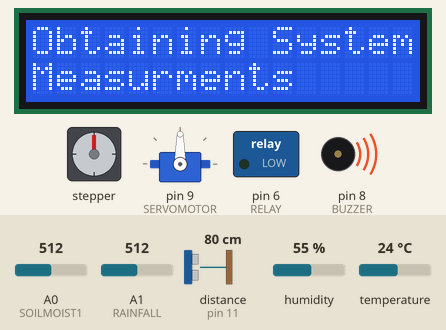
The sketch below on a simulated Arduino Uno, built with avr-gcc and run on an emulated ATmega328P. Parts: stepper motor, servo, 16×2 character LCD, switched loads named in the sketch (green lamp = pin HIGH), buzzer (waves = sounding, pin HIGH). Wiring (inferred from the names in the program): ultrasonic range finder: trigger pin 10; echo pin 11; stepper motor (200 steps per turn assumed): coils pin 2, pin 3, pin 4, pin 5. The inputs (shaded band) are chosen by the test bench; at power-on: distance to the obstacle (sensor on pin 11) 80 cm, temperature 24 °C, A1 (RAINFALL) = 512, A0 (SOILMOIST1) = 512, humidity 55 %. The echo pulse lasts 58.3 µs per cm; pins used as bus, display or sensor lines are not drawn; what the sketch prints to the serial monitor is not drawn.

Above: at 3.2 s.
3.3 s: distance to the obstacle (sensor on pin 11) set to 19 cm
At 7.5 s:
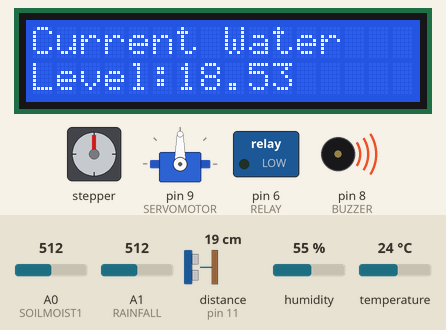
14.5 s: distance to the obstacle (sensor on pin 11) set to 15 cm
At 18.3 s:
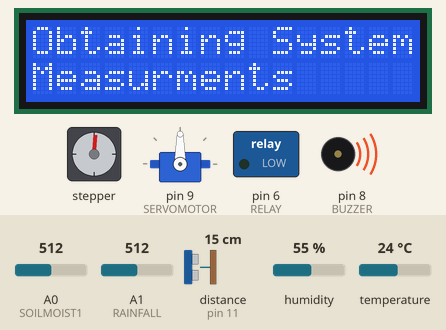
19.4 s: temperature set to 12 °C
At 26.0 s:
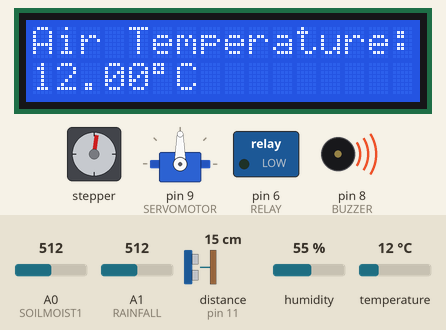
28.3 s: A1 (RAINFALL) set to 529
At 29.6 s:
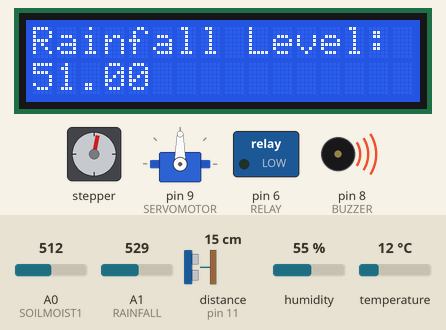
33.3 s: distance to the obstacle (sensor on pin 11) set to 2 cm
At 46.8 s:
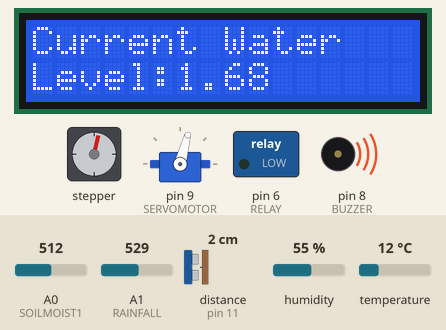
47.3 s: A0 (SOILMOIST1) set to 716
At 51.4 s:
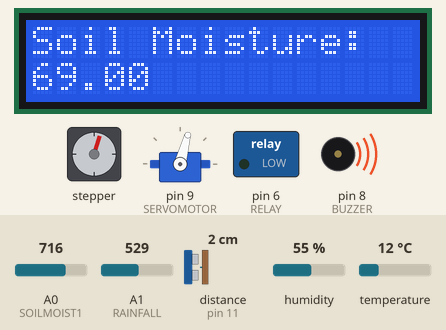
Timing chart, 0 to 54.9 s (numbered marks = the images above; inputs shaded):
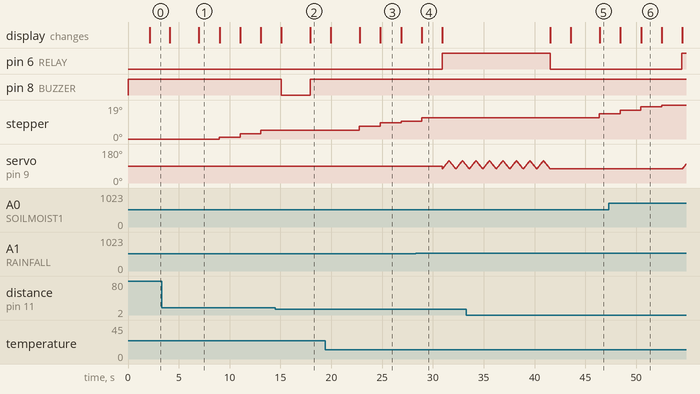

Measured:
- the behaviour switches between 17 and 16 cm on distance to the obstacle (sensor on pin 11) (found by bisection; images 1 and 2)
- the behaviour switches between 521 and 522 on A1 (RAINFALL) (found by bisection; images 3 and 4)
- after the input at 14.5 s, the display: first differs from a run without the input after 3.4 s (image 2)
- what the display in image 1 shows lasts 2.0 s, from 7.0 s to 9.0 s
- what the display in image 3 shows lasts 2.1 s, from 24.8 s to 26.9 s

The sketch:

smart_irrgation_code_final.ino
```cpp
// Automated Outdoor Residential Irrigation System Code
// Author : Jack Hayes
// Last update : April 13 , 7:14 pm

#include <Adafruit_Sensor.h>

#include <LiquidCrystal_I2C.h>

#include <Servo.h> // servo library
#include <DHT.h>

LiquidCrystal_I2C lcd(0x27, 16, 2); // A5 to SCL , A4 to SDA

#define LED1 2//
#define LED2 3 //
#define LED3 4 // MOTOR LED
#define LED4 5
#define RELAY 6 // motor relay high = off , low = on
#define DHTPIN1 7
#define BUZZER 8
#define SERVOMOTOR 9
#define TRIG 10
#define ECHO 11
#define SOILMOIST1 A0
#define RAINFALL A1

DHT HT (DHTPIN1, DHT11); // creating the object

Servo myservo;

// define gloabl varibales for system parameters
int count ;
float sum;
float tankLvlCM;
long duration_us;
float soilMos1;
float tempF;
float tempC;
float rainfallVal;

int motorpos = 50;
int minwatertankLvl= 16; // THE HEIGHT OF THE TANK IS 20 CM SO and dont want water to get below 4 cm so when the sensor see that is more tha n 16 cm measure water level to low
int rainfallThreashhold= 50;
int soilMoisturemin = 50; // when measured mositure is above this value then action , the more dry the soil the larger the value


void setup() {
  // put your setup code here, to run once:
  Serial.begin(115200); // Initialise Serial debug output
  // put your setup code here, to run once:
  HT.begin(); //Initialise the DHT sensor , starting the object
  //delay(500);

  pinMode(LED1, OUTPUT);
  pinMode(LED2, OUTPUT);
  pinMode(LED3, OUTPUT);
  pinMode(LED4, OUTPUT);
  pinMode(RELAY,OUTPUT);
  pinMode(BUZZER,OUTPUT);
  pinMode(RAINFALL,INPUT);
  pinMode(TRIG, OUTPUT);                  // Relay Module PIN D8
  pinMode(ECHO, INPUT);

  myservo.attach(SERVOMOTOR);                                   //  Servo PIN D9

  digitalWrite(RELAY, LOW);                           // Relay Normally High for OFF condition
  digitalWrite(TRIG, LOW);                          // trig normally low
  digitalWrite (BUZZER, HIGH);      // buzzer pin normally low


  lcd.init();
  lcd.backlight();
  lcd.setCursor(0, 0);
  lcd.print("IRRAGATION SYS");
  lcd.setCursor(0,1);
  lcd.print("IS ACTIVATED!");
  delay(2000);
  lcd.clear();

}

void loop() {
  //put your main code here, to run repeatedly:
  // lcd printing
  lcd.setCursor(0,0);
  lcd.print("Obtaining System");
  lcd.setCursor(0,1);
  lcd.print("Measurments");
  delay(2000);
  lcd.clear();
  // now we are hoing to get the enviromental measurments using call functions
  measureDistance();
  indiLED1();
  measureTemperature();
  indiLED2();
  measureSoilmositure();
  indiLED3();
  measureRainfall ();
  indiLED4();
  // now we are using the measured values in conditional statments to perform output functions
  if ( tankLvlCM >= minwatertankLvl ) {
    lowWaterlevelnotify() ;
  }

  else if (!(measureRainfall()) && (tankLvlCM < minwatertankLvl ) && (soilMos1 >= soilMoisturemin) &&  (tempC >= 4.4) && (tempC < 21) ) {
    waterpumplowtime();
  }

  else if (!(measureRainfall()) && (tankLvlCM < minwatertankLvl ) && (soilMos1 >= soilMoisturemin) && (tempC > 21) ) {
    waterpumphightime();
  }

}

//declaring indicating led functions
void indiLED1(){
  digitalWrite (LED1,HIGH );
  Serial.print("distance: ");
  Serial.print(tankLvlCM);
  Serial.println("cm");
  lcd.clear();
  lcd.setCursor(0,0);
  lcd.print("Current Water");
  lcd.setCursor(0,1);
  lcd.print("Level:");
  lcd.print(tankLvlCM);
  delay(2000);
  lcd.clear();
  digitalWrite (LED1,LOW );

}
void indiLED2(){
  digitalWrite (LED2,HIGH ); // led is turned on
  lcd.setCursor(0,0);
  lcd.print("Air Temperature:");
  lcd.setCursor(0,1);
  lcd.print(tempC);
  lcd.print((char)223);
  lcd.print("C");
  Serial.println("temperature: ");
  Serial.println(tempC);
  delay(2000); // here i want to delay the system so that the lcd stays on for 5 seconds and the text printed on the lcd stays on for 5 seconds ,
  lcd.clear();
  digitalWrite (LED2,LOW );
}
void indiLED3(){
  digitalWrite (LED3,HIGH );
  lcd.setCursor(0,0);
  lcd.print("Soil Moisture:");
  lcd.setCursor(0,1);
  lcd.print(soilMos1);
  //lcd.print("%");
  Serial.println ("soil mositure: ");
  Serial.println(soilMos1);
  delay(2000); // here i want to delay the system so that the lcd stays on for 5 seconds and the text printed on the lcd stays on for 5 seconds ,
  lcd.clear();
  digitalWrite (LED3,LOW);
}
void indiLED4(){
  digitalWrite (LED4,HIGH);
  lcd.setCursor(0,0);
  lcd.print("Rainfall Level: ");
  lcd.setCursor(0,1);
  lcd.print(rainfallVal);
  Serial.println ("rainfall value: ");
  Serial.println(rainfallVal);
  delay(2000); // here i want to delay the system so that the lcd stays on for 5 seconds and the text printed on the lcd stays on for 5 seconds ,
  lcd.clear();
  digitalWrite (LED4,LOW);
}

void measureDistance() {

  sum = 0 ;

  count = 14;

  for (int i=0; i<count; i++){
  // this first measurment is getting distance of the water level in the water tank
    digitalWrite(TRIG, LOW);
    delayMicroseconds(2);
    digitalWrite(TRIG, HIGH);
    delayMicroseconds(10);
    digitalWrite(TRIG, LOW);
    duration_us = pulseIn(ECHO, HIGH);
    sum += 0.017 * duration_us;
    //Serial.println(tankLvlCM);
    delay(200);
  }
  tankLvlCM = sum/count ;

  }
//declaring
void measureTemperature() {
  tempF= HT.readTemperature(DHTPIN1);
  tempC = ((tempF-32)/ 1.8);
}

void measureSoilmositure () {
  soilMos1= analogRead(SOILMOIST1);
  soilMos1 = map(soilMos1,0,1024,0,100);
}

bool measureRainfall () {
  rainfallVal = analogRead(RAINFALL);
  rainfallVal = map(rainfallVal, 0, 1023, 0, 100);
  if (rainfallVal <= 50){
    return true ;
  }
  else {
    return false ;
  }
}

void lowWaterlevelnotify(){
  do {
    digitalWrite (BUZZER, LOW);
    lcd.setCursor(0,0);
    lcd.print("Water Tank Level:");
    lcd.setCursor(0,1);
    lcd.print("LOW!");
    measureDistance();
    Serial.print(tankLvlCM);
    Serial.print ('\n');
  } while (tankLvlCM >= minwatertankLvl);
  digitalWrite (BUZZER, HIGH);
}

void waterpumplowtime(){ // water pump should be on for 15 seconds

  Serial.println ("water pump on 15 sec");

  digitalWrite(RELAY, HIGH); //relay goes high so that the water pump turns on
          lcd.setCursor(0,0);
          lcd.print("MOTOR STATUS:ON");
          lcd.setCursor(0,1);
          lcd.print("TIME ON:15");
          for (int i = 0 ; i < 8 ; i++) {
  for (motorpos = 75; motorpos <= 118; motorpos += 1) { // goes from 0 degrees to 180 degrees
    // in steps of 1 degree
    myservo.write(motorpos);              // tell servo to go to position in variable 'pos'
    delay(15);                       // waits 15 ms for the servo to reach the position
  }
  for (motorpos = 118; motorpos >= 75; motorpos -= 1) { // goes from 180 degrees to 0 degrees
    myservo.write(motorpos);              // tell servo to go to position in variable 'pos'
    delay(15);                       // waits 15 ms for the servo to reach the position
  }
}

          digitalWrite(RELAY, LOW);
          lcd.clear();
}

void waterpumphightime(){ // water pump on for 30 sec

    Serial.println ("water pump on 30 sec");

    digitalWrite(RELAY, HIGH); //relay goes high so that the water pump turns on
          lcd.setCursor(0,0);
          lcd.print("MOTOR STATUS:ON");
          lcd.setCursor(0,1);
          lcd.print("TIME ON:30");
          for (int i = 0 ; i < 16 ; i++)  {
  for (motorpos = 75; motorpos <= 118; motorpos += 1) { // goes from 0 degrees to 180 degrees
    // in steps of 1 degree
    myservo.write(motorpos);              // tell servo to go to position in variable 'pos'
    delay(15);                       // waits 15 ms for the servo to reach the position
  }
  for (motorpos = 118; motorpos >= 75; motorpos -= 1) { // goes from 180 degrees to 0 degrees
    myservo.write(motorpos);              // tell servo to go to position in variable 'pos'
    delay(15);                       // waits 15 ms for the servo to reach the position
  }
}

            digitalWrite(RELAY, LOW);
            lcd.clear();
}
```
